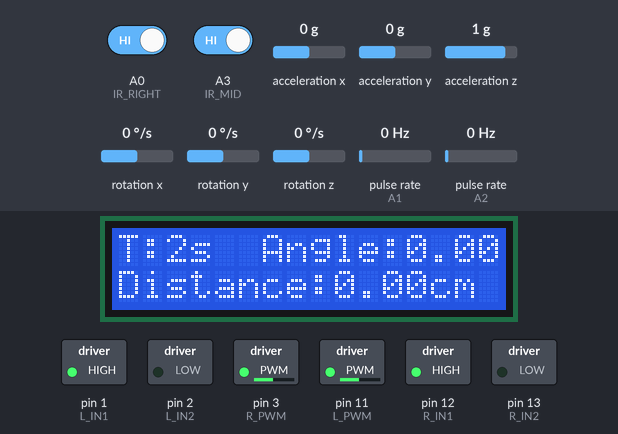
The sketch below on a simulated Arduino Uno, built with avr-gcc and run on an emulated ATmega328P. Shown: 16×2 character LCD, switched loads named in the sketch (green lamp = pin HIGH). Wiring (inferred from the names in the program): 2 × pulse sensor: data A1 / data A2. Inputs (shaded band) come from the test bench; at power-on: pulse rate (sensors on A1, A2) 0 Hz, acceleration y 0 g, A0 (IR_RIGHT) HIGH, A3 (IR_MID) HIGH, acceleration x 0 g, acceleration z 1 g, rotation x 0 °/s, rotation y 0 °/s, rotation z 0 °/s.

Above: at 5.7 s.
5.8 s: pulse rate (sensor on A1) set to 4 Hz
At 7.31 s:
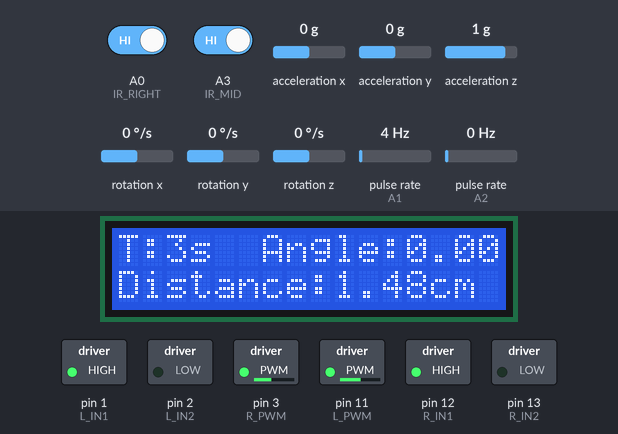
8.8 s: acceleration y set to 0.8 g
At 9.19 s:
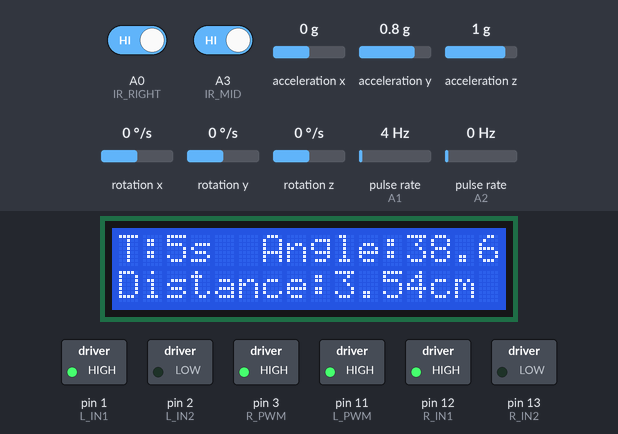
11.4 s: acceleration y set to 0.3 g
At 11.6 s:
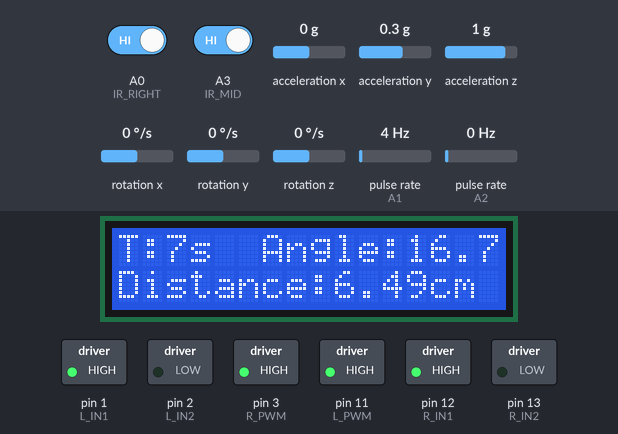
12.9 s: acceleration y set to 0 g
At 13.9 s:
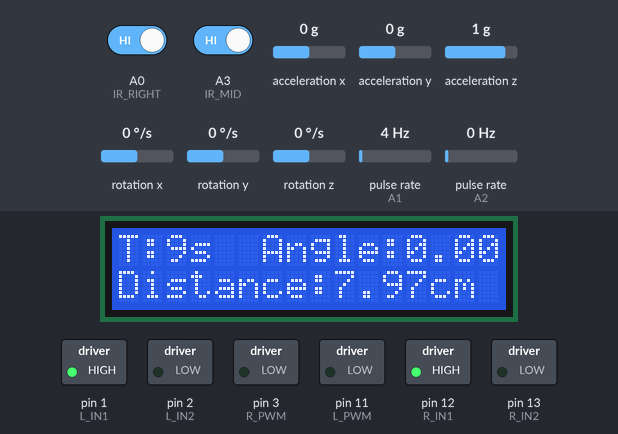
15.9 s: A0 (IR_RIGHT) driven LOW and A3 (IR_MID) driven LOW
18.9 s: pulse rate (sensor on A2) set to 16 Hz
21.8 s: pulse rate (sensor on A2) set to 19 Hz
At 22.4 s:
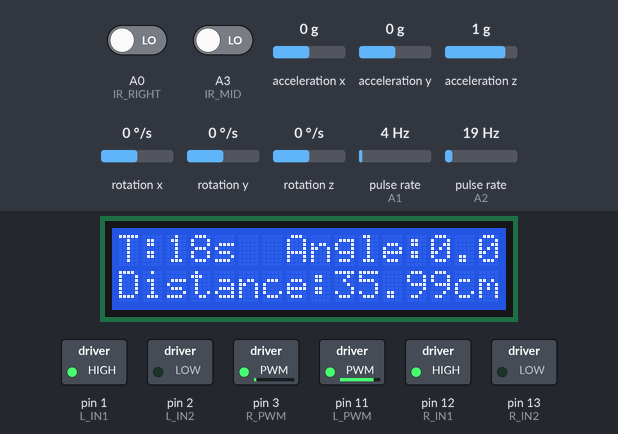
Timing chart, 0 to 24.9 s (numbered marks = the images above; inputs shaded):
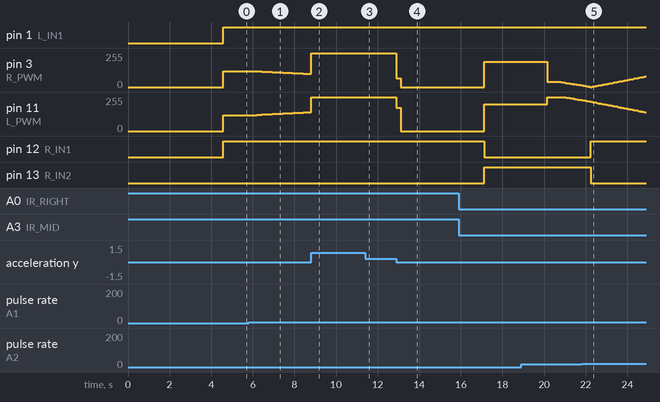

Measured:
- the behaviour switches between 0.2 and 0.1 g on acceleration y (found by bisection; images 3 and 4)
- the behaviour switches between 17 and 18 Hz on pulse rate (sensor on A2) (found by bisection; images 4 and 5)
- after the input at 5.8 s, pin 3 (R_PWM): moves from 120/255 to 98/255 over 2.5 s, starting after 0.38 s; pin 11 (L_PWM): moves from 120/255 to 142/255 over 2.5 s, starting after 0.38 s
- after the input at 12.9 s, pin 3 (R_PWM): 255/255 → 66/255 at once, → 0/255 0.20 s later; pin 11 (L_PWM): 255/255 → 174/255 at once, → 0/255 0.20 s later
- what the display in image 4 shows lasts 1.0 s, from 13.1 s to 14.1 s

The sketch:

main_code_3.ino
```cpp
#include <LiquidCrystal.h>
#include <Wire.h>
#include <MPU6050_light.h>  // ElectronicCats 轻量库

LiquidCrystal lcd(8, 9, 4, 5, 6, 7);
MPU6050 mpu(Wire);        // 注意：ElectronicCats 库可直接这样初始化

// IR 传感器
#define IR_LEFT   0
#define IR_MID    A3
#define IR_RIGHT  A0

// 编码器
#define ENC_LEFT  A1
#define ENC_RIGHT A2

// 电机引脚
#define L_PWM   11
#define R_PWM   3
#define L_IN1   1
#define L_IN2   2
#define R_IN1   12
#define R_IN2   13

// 车辆参数
const int baseSpeed = 120;
const float wheelCirc = 23.6;
const float encoderPPR = 40.0;

// 全局变量
volatile long leftCount = 0;
volatile long rightCount = 0;

unsigned long startTime = 0;
unsigned long allWhiteTimer = 0;
unsigned long allBlackTimer = 0;

float filteredPitch = 0;
float distance = 0;
bool stoppedForever = false;

// 坡道相关
bool uphillDetected = false;
bool downhillDetected = false;
bool slopeActionDone = false;
bool distPause = false;

// ======================= 函数声明 =======================
void readIRSensors(bool &L, bool &M, bool &R);
void motorStopHard();
void setMotor(int Lspd, int Rspd);
int speedTrim();
void updateLCD();
float updateDist();
float getSlopeAngle();

// ======================= 编码器中断 =======================
volatile bool lastA1 = HIGH;
volatile bool lastA2 = HIGH;
ISR(PCINT1_vect) {
    bool currA1 = digitalRead(A1);
    bool currA2 = digitalRead(A2);

    if (lastA1 == LOW && currA1 == HIGH) leftCount++;
    if (lastA2 == LOW && currA2 == HIGH) rightCount++;

    lastA1 = currA1;
    lastA2 = currA2;
}

// ======================= 电机控制 =======================
void setMotor(int Lspd, int Rspd) {
    if (Lspd >= 0) { digitalWrite(L_IN1, HIGH); digitalWrite(L_IN2, LOW); }
    else { digitalWrite(L_IN1, LOW); digitalWrite(L_IN2, HIGH); Lspd = -Lspd; }

    if (Rspd >= 0) { digitalWrite(R_IN1, HIGH); digitalWrite(R_IN2, LOW); }
    else { digitalWrite(R_IN1, LOW); digitalWrite(R_IN2, HIGH); Rspd = -Rspd; }

    analogWrite(L_PWM, constrain(Lspd, 0, 255));
    analogWrite(R_PWM, constrain(Rspd, 0, 255));
}

void motorStopHard() {
    setMotor(0, 0);
    stoppedForever = true;
}

// ======================= IRSensor =======================
void readIRSensors(bool &L, bool &M, bool &R) {
    L = (digitalRead(IR_LEFT) == LOW);
    M = (digitalRead(IR_MID) == HIGH);
    R = (digitalRead(IR_RIGHT) == LOW);
}

// ======================= 计算距离 =======================
float updateDist() {
    float rev = ((leftCount + rightCount) / 2.0) / encoderPPR;
    distance = rev * wheelCirc;
    return distance;
}

// ======================= 获取坡道角度 =======================
// 使用 ElectronicCats 库计算
float getSlopeAngle() {
    mpu.update();
    return mpu.getAngleX();
}
// ======================= LCD 更新 =======================
void updateLCD() {
    lcd.setCursor(0,0);
    lcd.print("T:");
    lcd.print((millis() - startTime)/1000);
    lcd.print("s  ");
    lcd.print("Angle:");
    lcd.print(getSlopeAngle());

    lcd.setCursor(0,1);
    lcd.print("Distance:");
    lcd.print(distance);
    lcd.print("cm");
}

int speedTrim() {
    long diff = rightCount - leftCount;
    return constrain(diff * 2, -60, 60);
}

// ======================= SETUP =======================
void setup() {
    lcd.begin(16,2);
    Wire.begin();
    mpu.begin();
    delay(500);
    mpu.calcGyroOffsets();  // 自动校准陀螺仪

    pinMode(IR_LEFT, INPUT_PULLUP);
    pinMode(IR_MID, INPUT_PULLUP);
    pinMode(IR_RIGHT, INPUT_PULLUP);
    pinMode(ENC_LEFT, INPUT_PULLUP);
    pinMode(ENC_RIGHT, INPUT_PULLUP);
    pinMode(L_PWM, OUTPUT);
    pinMode(R_PWM, OUTPUT);
    pinMode(L_IN1, OUTPUT);
    pinMode(L_IN2, OUTPUT);
    pinMode(R_IN1, OUTPUT);
    pinMode(R_IN2, OUTPUT);

    // 启用 PCINT1
    PCICR |= (1 << PCIE1);
    PCMSK1 |= (1 << PCINT9) | (1 << PCINT10);

    startTime = millis();
    lcd.print("TOUCH MORE GRASS");
    delay(1000);
    lcd.clear();
}

// ======================= LOOP =======================
void loop() {
    bool L, M, R;
    readIRSensors(L,M,R);
    updateDist();
    float angleZ = getSlopeAngle();

    if (stoppedForever) { motorStopHard(); return; }

    int trim = speedTrim();
    int Lspd = baseSpeed - trim;
    int Rspd = baseSpeed + trim;

    if (M) setMotor(Lspd,Rspd);
    else if ((M && L) || (L && !M && !R)) setMotor(Lspd-100,Rspd+80);
    else if ((M && R) || (!L && !M && R)) setMotor(Lspd+80,Rspd-100);

    // 坡顶动作（阻塞式）
    if (uphillDetected && !slopeActionDone && abs(angleZ) <= 6) {
      delay(200);

      setMotor(0, 0);        // 停车
      updateLCD();
      delay(1000);
      updateLCD();
      delay(1000);
      updateLCD();
      delay(1000);
      updateLCD();
      delay(1000);            // 停车4秒

      setMotor(200, -190);    // 旋转360°
      delay(1000);
      updateLCD();
      delay(1000);
      updateLCD();
      delay(1000);
      updateLCD();            // turn time
    slopeActionDone = true; // 标记动作完成
  }

    // 330cm 停车
    if (!distPause && distance>=330.0) {
      distPause=true;
      setMotor(0,0);
      delay(1000);
      updateLCD();
      delay(1000);
      updateLCD();
      return;
    }

    // 坡道变速
    if (angleZ > 5 && !slopeActionDone) { uphillDetected=true; setMotor(255,255); updateLCD(); return; } // 上坡
    if (angleZ < -6 && slopeActionDone) { downhillDetected=true; setMotor(-60,-60); delay(1500); updateLCD(); return; } // 下坡

    // 全黑永久停
    if (L && M && R) { if (allBlackTimer==0) allBlackTimer=millis(); if (millis()-allBlackTimer>100){ motorStopHard(); return; } }
    else allBlackTimer=0;

    // 全白原地旋转
    if (!L && !M && !R) { if (allWhiteTimer==0) allWhiteTimer=millis(); if (millis()-allWhiteTimer>150){ setMotor(255,-255); updateLCD(); return; } }
    else allWhiteTimer=0;

    updateLCD();
    delay(1);
}
```
